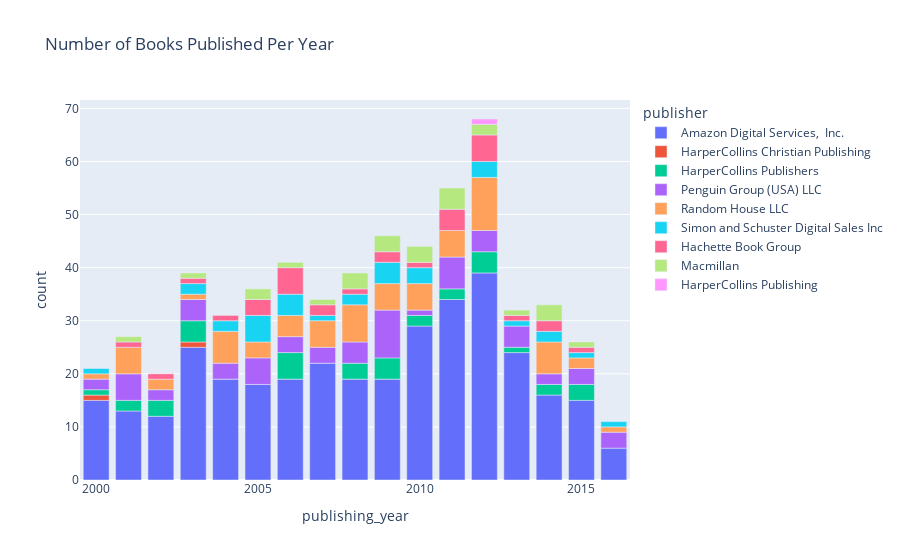

Source (notebook cell):
### Markdown cell above
Here I chart a stacked bar chart showing the number of books published per year by each publisher.

### Code cell
recent = df[df['publishing_year'] >= 2000]
by_year = recent.groupby(['publishing_year','publisher'])['book_name'].count().reset_index()
by_year.columns = ['publishing_year','publisher','count']
px.bar(by_year,x='publishing_year',y='count',color='publisher',title='Number of Books Published Per Year')

### Figure 1 — Plotly figure (JSON) as saved in the notebook; plotly's stock layout.template omitted (floating-point values rounded to 4 significant figures)
{"data": [{"alignmentgroup": "True", "hovertemplate": "publisher=Amazon Digital Services,  Inc.<br>publishing_year=%{x}<br>count=%{y}<extra></extra>", "legendgroup": "Amazon Digital Services,  Inc.", "marker": {"color": "#636efa", "pattern": {"shape": ""}}, "name": "Amazon Digital Services,  Inc.", "offsetgroup": "Amazon Digital Services,  Inc.", "orientation": "v", "showlegend": true, "textposition": "auto", "type": "bar", "x": [2000, 2001, 2002, 2003, 2004, 2005, 2006, 2007, 2008, 2009, 2010, 2011, 2012, 2013, 2014, 2015, 2016], "xaxis": "x", "y": [15, 13, 12, 25, 19, 18, 19, 22, 19, 19, 29, 34, 39, 24, 16, 15, 6], "yaxis": "y"}, {"alignmentgroup": "True", "hovertemplate": "publisher=HarperCollins Christian Publishing<br>publishing_year=%{x}<br>count=%{y}<extra></extra>", "legendgroup": "HarperCollins Christian Publishing", "marker": {"color": "#EF553B", "pattern": {"shape": ""}}, "name": "HarperCollins Christian Publishing", "offsetgroup": "HarperCollins Christian Publishing", "orientation": "v", "showlegend": true, "textposition": "auto", "type": "bar", "x": [2000, 2003], "xaxis": "x", "y": [1, 1], "yaxis": "y"}, {"alignmentgroup": "True", "hovertemplate": "publisher=HarperCollins Publishers<br>publishing_year=%{x}<br>count=%{y}<extra></extra>", "legendgroup": "HarperCollins Publishers", "marker": {"color": "#00cc96", "pattern": {"shape": ""}}, "name": "HarperCollins Publishers", "offsetgroup": "HarperCollins Publishers", "orientation": "v", "showlegend": true, "textposition": "auto", "type": "bar", "x": [2000, 2001, 2002, 2003, 2006, 2008, 2009, 2010, 2011, 2012, 2013, 2014, 2015], "xaxis": "x", "y": [1, 2, 3, 4, 5, 3, 4, 2, 2, 4, 1, 2, 3], "yaxis": "y"}, {"alignmentgroup": "True", "hovertemplate": "publisher=Penguin Group (USA) LLC<br>publishing_year=%{x}<br>count=%{y}<extra></extra>", "legendgroup": "Penguin Group (USA) LLC", "marker": {"color": "#ab63fa", "pattern": {"shape": ""}}, "name": "Penguin Group (USA) LLC", "offsetgroup": "Penguin Group (USA) LLC", "orientation": "v", "showlegend": true, "textposition": "auto", "type": "bar", "x": [2000, 2001, 2002, 2003, 2004, 2005, 2006, 2007, 2008, 2009, 2010, 2011, 2012, 2013, 2014, 2015, 2016], "xaxis": "x", "y": [2, 5, 2, 4, 3, 5, 3, 3, 4, 9, 1, 6, 4, 4, 2, 3, 3], "yaxis": "y"}, {"alignmentgroup": "True", "hovertemplate": "publisher=Random House LLC<br>publishing_year=%{x}<br>count=%{y}<extra></extra>", "legendgroup": "Random House LLC", "marker": {"color": "#FFA15A", "pattern": {"shape": ""}}, "name": "Random House LLC", "offsetgroup": "Random House LLC", "orientation": "v", "showlegend": true, "textposition": "auto", "type": "bar", "x": [2000, 2001, 2002, 2003, 2004, 2005, 2006, 2007, 2008, 2009, 2010, 2011, 2012, 2014, 2015, 2016], "xaxis": "x", "y": [1, 5, 2, 1, 6, 3, 4, 5, 7, 5, 5, 5, 10, 6, 2, 1], "yaxis": "y"}, {"alignmentgroup": "True", "hovertemplate": "publisher=Simon and Schuster Digital Sales Inc<br>publishing_year=%{x}<br>count=%{y}<extra></extra>", "legendgroup": "Simon and Schuster Digital Sales Inc", "marker": {"color": "#19d3f3", "pattern": {"shape": ""}}, "name": "Simon and Schuster Digital Sales Inc", "offsetgroup": "Simon and Schuster Digital Sales Inc", "orientation": "v", "showlegend": true, "textposition": "auto", "type": "bar", "x": [2000, 2003, 2004, 2005, 2006, 2007, 2008, 2009, 2010, 2012, 2013, 2014, 2015, 2016], "xaxis": "x", "y": [1, 2, 2, 5, 4, 1, 2, 4, 3, 3, 1, 2, 1, 1], "yaxis": "y"}, {"alignmentgroup": "True", "hovertemplate": "publisher=Hachette Book Group<br>publishing_year=%{x}<br>count=%{y}<extra></extra>", "legendgroup": "Hachette Book Group", "marker": {"color": "#FF6692", "pattern": {"shape": ""}}, "name": "Hachette Book Group", "offsetgroup": "Hachette Book Group", "orientation": "v", "showlegend": true, "textposition": "auto", "type": "bar", "x": [2001, 2002, 2003, 2004, 2005, 2006, 2007, 2008, 2009, 2010, 2011, 2012, 2013, 2014, 2015], "xaxis": "x", "y": [1, 1, 1, 1, 3, 5, 2, 1, 2, 1, 4, 5, 1, 2, 1], "yaxis": "y"}, {"alignmentgroup": "True", "hovertemplate": "publisher=Macmillan<br>publishing_year=%{x}<br>count=%{y}<extra></extra>", "legendgroup": "Macmillan", "marker": {"color": "#B6E880", "pattern": {"shape": ""}}, "name": "Macmillan", "offsetgroup": "Macmillan", "orientation": "v", "showlegend": true, "textposition": "auto", "type": "bar", "x": [2001, 2003, 2005, 2006, 2007, 2008, 2009, 2010, 2011, 2012, 2013, 2014, 2015], "xaxis": "x", "y": [1, 1, 2, 1, 1, 3, 3, 3, 4, 2, 1, 3, 1], "yaxis": "y"}, {"alignmentgroup": "True", "hovertemplate": "publisher=HarperCollins Publishing<br>publishing_year=%{x}<br>count=%{y}<extra></extra>", "legendgroup": "HarperCollins Publishing", "marker": {"color": "#FF97FF", "pattern": {"shape": ""}}, "name": "HarperCollins Publishing", "offsetgroup": "HarperCollins Publishing", "orientation": "v", "showlegend": true, "textposition": "auto", "type": "bar", "x": [2012], "xaxis": "x", "y": [1], "yaxis": "y"}], "layout": {"barmode": "relative", "legend": {"title": {"text": "publisher"}, "tracegroupgap": 0}, "title": {"text": "Number of Books Published Per Year"}, "xaxis": {"anchor": "y", "domain": [0, 1], "title": {"text": "publishing_year"}}, "yaxis": {"anchor": "x", "domain": [0, 1], "title": {"text": "count"}}}}
